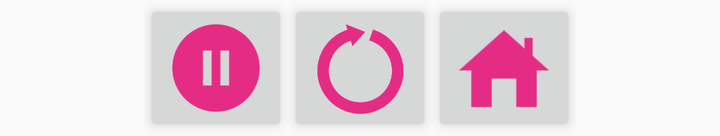
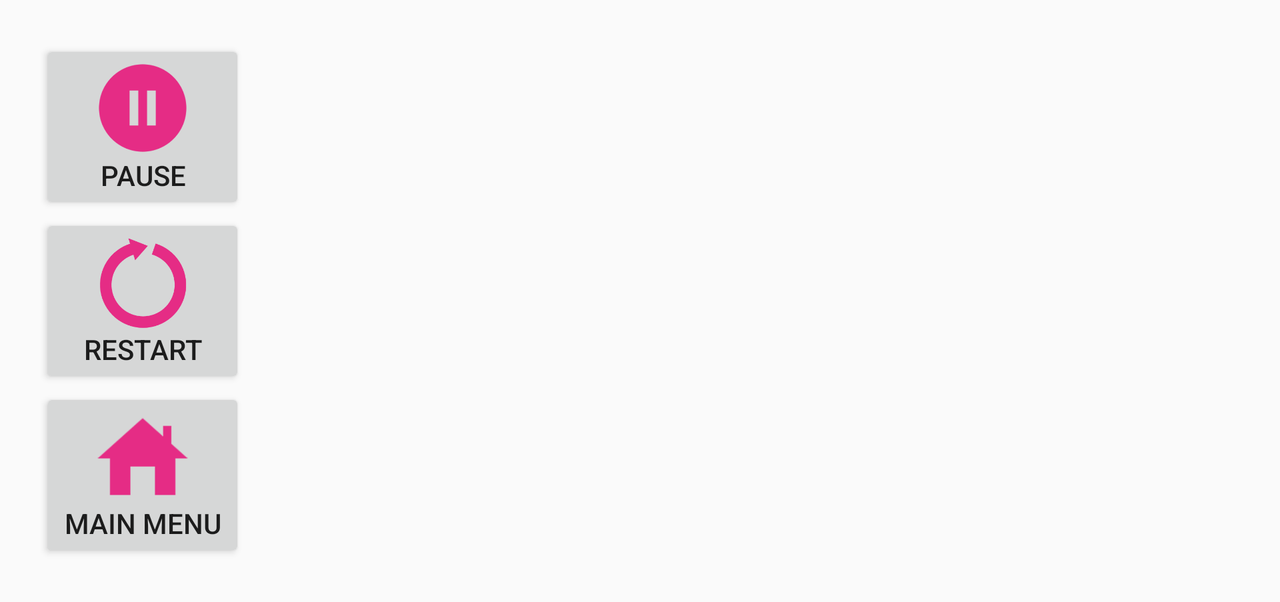

First picture: res/layout/ on a phone held upright. Second picture: the repository's own variant of that layout, on a device whose configuration matches the variant's folder. Source for both follows.
<!-- AndroidManifest.xml: application theme AppTheme -->
<!-- res/layout/fragment_control.xml -->
<LinearLayout
    xmlns:android="http://schemas.android.com/apk/res/android"
    xmlns:tools="http://schemas.android.com/tools"
    android:layout_width="wrap_content"
    android:layout_height="wrap_content"
    android:orientation="horizontal"
    android:layout_gravity="center_horizontal"
    android:gravity="center_horizontal"
    tools:context=".GameActivity">
    <ImageButton
        android:id="@+id/button_pause"
        android:layout_width="wrap_content"
        android:layout_height="wrap_content"
        android:elevation="@dimen/elevation_low"
        android:src="@drawable/pause"
        android:text="@string/pause_label"/>

    <ImageButton
        android:id="@+id/button_restart"
        android:layout_width="wrap_content"
        android:layout_height="wrap_content"
        android:elevation="@dimen/elevation_low"
        android:src="@drawable/restart"
        android:text="@string/restart_label"/>
    <ImageButton
        android:id="@+id/button_main"
        android:layout_width="wrap_content"
        android:layout_height="wrap_content"
        android:elevation="@dimen/elevation_low"
        android:src="@drawable/home"
        android:text="@string/main_menu_label"/>

</LinearLayout>
<!-- resources referenced by this layout -->
<resources>
  <dimen name="elevation_low">4dp</dimen>
  <!-- drawable home: png bitmap (drawable-hdpi, 1338 bytes) -->
  <!-- drawable pause: png bitmap (drawable-hdpi, 1946 bytes) -->
  <!-- drawable restart: png bitmap (drawable-hdpi, 2261 bytes) -->
  <string name="main_menu_label">Main Menu</string>
  <string name="pause_label">Pause</string>
  <string name="restart_label">Restart</string>
  <style name="AppTheme" parent="Theme.AppCompat.Light.DarkActionBar">
          
          <item name="colorPrimary">@color/colorPrimary</item>
          <item name="colorPrimaryDark">@color/colorPrimaryDark</item>
          <item name="colorAccent">@color/colorAccent</item>
          <item name="windowActionBar">false</item>
          <item name="windowNoTitle">true</item>
      </style>
  <color name="colorPrimary">#3F51B5</color>
  <color name="colorPrimaryDark">#303F9F</color>
  <color name="colorAccent">#ff4081</color>
</resources>
<!-- res/layout-land/fragment_control.xml (the repository's variant of the layout above) -->
<!-- drawn on the phone turned sideways -->
<LinearLayout
   xmlns:android="http://schemas.android.com/apk/res/android"
   xmlns:tools="http://schemas.android.com/tools"
   android:layout_width="wrap_content"
   android:layout_height="wrap_content"
   android:orientation="vertical"
   android:padding="@dimen/control_padding"
   tools:context=".GameActivity">

   <Button
       android:id="@+id/button_pause"
       android:layout_width="match_parent"
       android:layout_height="wrap_content"
       android:elevation="@dimen/elevation_low"
       android:drawableTop="@drawable/pause"
       android:text="@string/pause_label"/>

   <Button
      android:id="@+id/button_restart"
      android:layout_width="match_parent"
      android:layout_height="wrap_content"
      android:drawableTop="@drawable/restart"
      android:elevation="@dimen/elevation_low"
      android:text="@string/restart_label"/>

   <Button
      android:id="@+id/button_main"
      android:layout_width="match_parent"
      android:layout_height="wrap_content"
      android:drawableTop="@drawable/home"
      android:elevation="@dimen/elevation_low"
      android:text="@string/main_menu_label"/>

</LinearLayout>
<!-- resources referenced by the variant -->
<!-- as the phone turned sideways resolves them -->
<resources>
  <dimen name="control_padding">20dp</dimen>
  <dimen name="elevation_low">4dp</dimen>
  <!-- drawable home: png bitmap (drawable-hdpi, 1338 bytes) -->
  <!-- drawable pause: png bitmap (drawable-hdpi, 1946 bytes) -->
  <!-- drawable restart: png bitmap (drawable-hdpi, 2261 bytes) -->
  <string name="main_menu_label">Main Menu</string>
  <string name="pause_label">Pause</string>
  <string name="restart_label">Restart</string>
  <style name="AppTheme" parent="Theme.AppCompat.Light.DarkActionBar">
          
          <item name="colorPrimary">@color/colorPrimary</item>
          <item name="colorPrimaryDark">@color/colorPrimaryDark</item>
          <item name="colorAccent">@color/colorAccent</item>
          <item name="windowActionBar">false</item>
          <item name="windowNoTitle">true</item>
      </style>
  <color name="colorPrimary">#3F51B5</color>
  <color name="colorPrimaryDark">#303F9F</color>
  <color name="colorAccent">#ff4081</color>
</resources>
